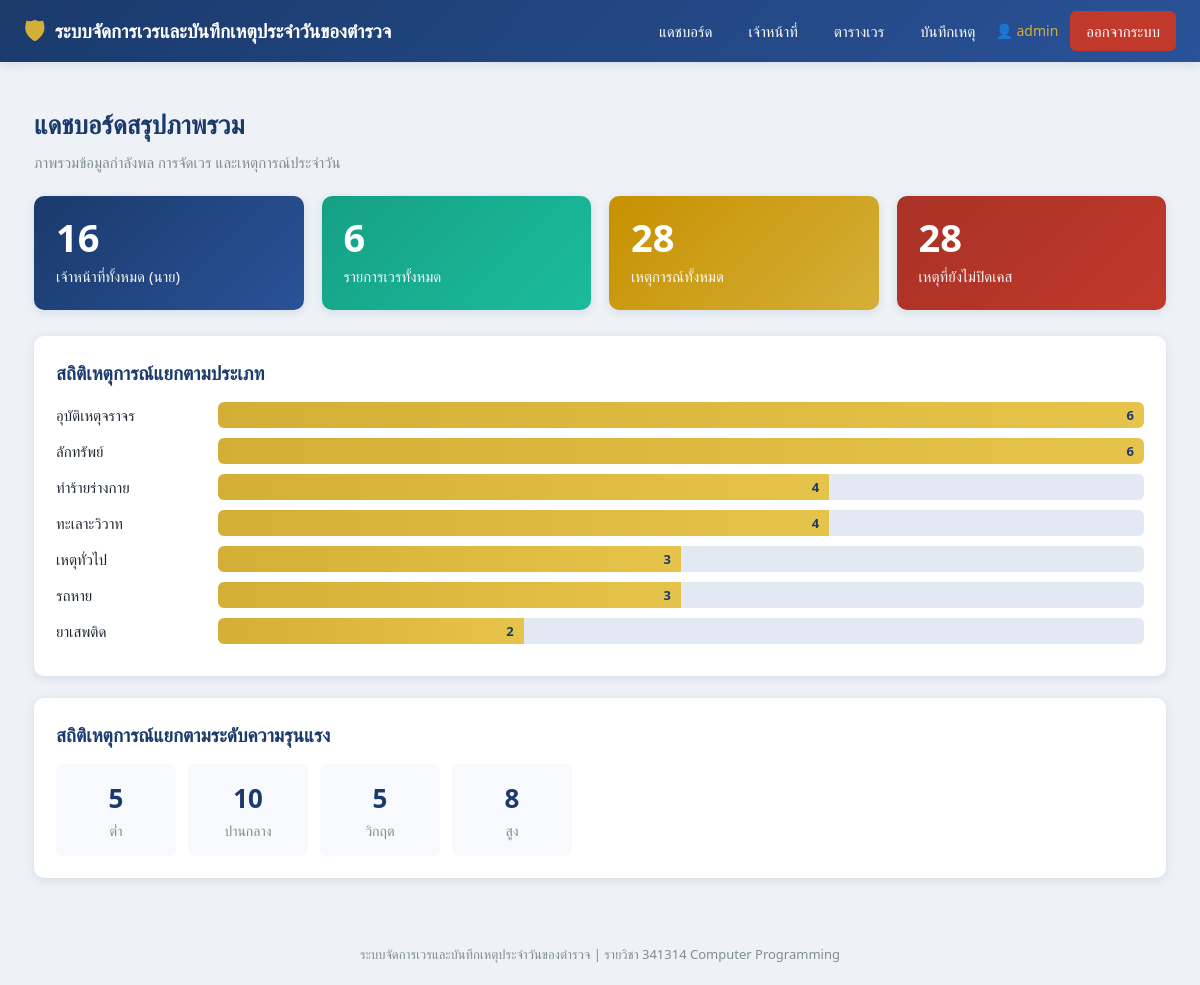
The app's page /dashboard (signed in) with its own data.
### tables this page shows
CREATE TABLE incidents (
            id            INTEGER PRIMARY KEY AUTOINCREMENT,
            incident_time TEXT NOT NULL,
            category      TEXT NOT NULL,
            severity      TEXT NOT NULL,
            location      TEXT NOT NULL,
            description   TEXT NOT NULL,
            officer_id    INTEGER REFERENCES officers(id) ON DELETE SET NULL,
            status        TEXT NOT NULL DEFAULT 'open',
            created_at    TEXT NOT NULL
        );

### app.py (the view)
@app.route("/dashboard")
@login_required
def dashboard():
    stats = db.get_dashboard_stats()
    by_category = stats["by_category"]
    max_count = max(by_category.values()) if by_category else 1
    return render_template("dashboard.html", stats=stats, max_count=max_count)

### app.py (called while the page is built)
def login_required(view):
    @functools.wraps(view)
    def wrapped_view(*args, **kwargs):
        if "user_id" not in session:
            flash("กรุณาเข้าสู่ระบบก่อนใช้งาน", "warning")
            return redirect(url_for("login"))
        return view(*args, **kwargs)
    return wrapped_view

### db.py (called while the page is built)
def get_connection():
    if USE_POSTGRES:
        conn = psycopg2.connect(DATABASE_URL)
        return conn
    else:
        conn = sqlite3.connect(SQLITE_PATH, timeout=10)
        conn.row_factory = sqlite3.Row
        conn.execute("PRAGMA foreign_keys = ON;")
        conn.execute("PRAGMA journal_mode = WAL;")
        return conn

### templates/dashboard.html (shortened to what this page needs)
{% extends "base.html" %}
{% block content %}
<div class="page-title">แดชบอร์ดสรุปภาพรวม</div>
<div class="page-subtitle">ภาพรวมข้อมูลกำลังพล การจัดเวร และเหตุการณ์ประจำวัน</div>
<div class="stat-grid">
    <div class="stat-card blue">
        <div class="num">{{ stats.total_officers }}</div>
        <div class="label">เจ้าหน้าที่ทั้งหมด (นาย)</div>
    </div>
    <div class="stat-card teal">
        <div class="num">{{ stats.total_duties }}</div>
        <div class="label">รายการเวรทั้งหมด</div>
    </div>
    <div class="stat-card gold">
        <div class="num">{{ stats.total_incidents }}</div>
        <div class="label">เหตุการณ์ทั้งหมด</div>
    </div>
    <div class="stat-card red">
        <div class="num">{{ stats.open_incidents }}</div>
        <div class="label">เหตุที่ยังไม่ปิดเคส</div>
    </div>
</div>
<div class="card">
    <h2>สถิติเหตุการณ์แยกตามประเภท</h2>
    {% if stats.by_category %}
        {% for category, count in stats.by_category.items() %}
        <div class="bar-row">
            <div class="bar-label">{{ category }}</div>
            <div class="bar-track">
                <div class="bar-fill" style="width: {{ (count / max_count * 100) | round(0, 'floor') }}%;">
                    {{ count }}
                </div>
            </div>
        </div>
        {% endfor %}
    {% else %}
        <p style="color:#95a5a6;">ยังไม่มีข้อมูลเหตุการณ์ในระบบ — เริ่มบันทึกได้ที่เมนู "บันทึกเหตุ"</p>
    {% endif %}
</div>
<div class="card">
    <h2>สถิติเหตุการณ์แยกตามระดับความรุนแรง</h2>
    {% if stats.by_severity %}
        <div style="display:flex; gap:12px; flex-wrap:wrap;">
        {% for severity, count in stats.by_severity.items() %}
            <div style="background:#f7f9fc; border-radius:8px; padding:14px 20px; min-width:120px; text-align:center;">
                <div style="font-size:26px; font-weight:700; color:var(--primary);">{{ count }}</div>
                <div style="font-size:14px; color:var(--muted);">{{ severity }}</div>
            </div>
        {% endfor %}
        </div>
    {% else %}
        <p style="color:#95a5a6;">ยังไม่มีข้อมูล</p>
    {% endif %}
</div>
{% endblock %}

### static/style.css (style rules this page uses)
:root { --primary: #1a3a6b; --secondary: #2a5298; --accent: #d4af37; --bg: #eef2f7; --white: #ffffff; --text: #1c2733; --muted: #7f8c8d; --danger: #c0392b; --success: #27ae60; --warning: #e67e22; --shadow: 0 2px 10px rgba(26, 58, 107, 0.12); }
* { margin: 0; padding: 0; box-sizing: border-box; }
body { font-family: "Segoe UI", "Sarabun", "Tahoma", sans-serif; background: var(--bg); color: var(--text); line-height: 1.6; }
.page-title { font-size: 26px; font-weight: 700; color: var(--primary); margin-bottom: 4px; }
.page-subtitle { color: var(--muted); font-size: 15px; margin-bottom: 22px; }
.card { background: var(--white); border-radius: 10px; box-shadow: var(--shadow); padding: 22px; margin-bottom: 22px; }
.card h2 { font-size: 19px; color: var(--primary); margin-bottom: 14px; }
.stat-grid { display: grid; grid-template-columns: repeat(auto-fit, minmax(210px, 1fr)); gap: 18px; margin-bottom: 26px; }
.stat-card { border-radius: 10px; padding: 22px; color: var(--white); box-shadow: var(--shadow); }
.stat-card .num { font-size: 38px; font-weight: 700; line-height: 1; }
.stat-card .label { font-size: 15px; margin-top: 8px; opacity: 0.95; }
.stat-card.blue { background: linear-gradient(135deg, #1a3a6b, #2a5298); }
.stat-card.teal { background: linear-gradient(135deg, #16a085, #1abc9c); }
.stat-card.gold { background: linear-gradient(135deg, #c79100, #d4af37); }
.stat-card.red { background: linear-gradient(135deg, #a93226, #c0392b); }
.bar-row { display: flex; align-items: center; gap: 12px; margin-bottom: 10px; }
.bar-label { width: 150px; font-size: 15px; flex-shrink: 0; }
.bar-track { flex: 1; background: #e3e9f2; border-radius: 6px; overflow: hidden; height: 26px; }
.bar-fill { background: linear-gradient(90deg, var(--accent), #e6c34a); height: 100%; display: flex; align-items: center; justify-content: flex-end; padding-right: 10px; color: var(--primary); font-weight: 600; font-size: 13px; min-width: 36px; }

### records on screen
incidents: category "ทะเลาะวิวาท", {{ (count / max_count * 100) | round(0, 'floor') }} 66.0 (drawn), officer "4"
incidents: officer "5", severity "วิกฤต"

### other values on screen
{{ session.get('username') }} "admin"
{{ stats.total_officers }} "16"
{{ stats.total_duties }} "6"
{{ stats.total_incidents }} "28"
{{ stats.open_incidents }} "28"
{{ category }} "อุบัติเหตุจราจร" "ลักทรัพย์" "ทำร้ายร่างกาย" "เหตุทั่วไป" "รถหาย" "ยาเสพติด"
{{ count }} "6" "6" "4" "3" "3" "2"
{{ count }} "5" "10" "8"
{{ severity }} "ต่ำ" "ปานกลาง" "สูง"
